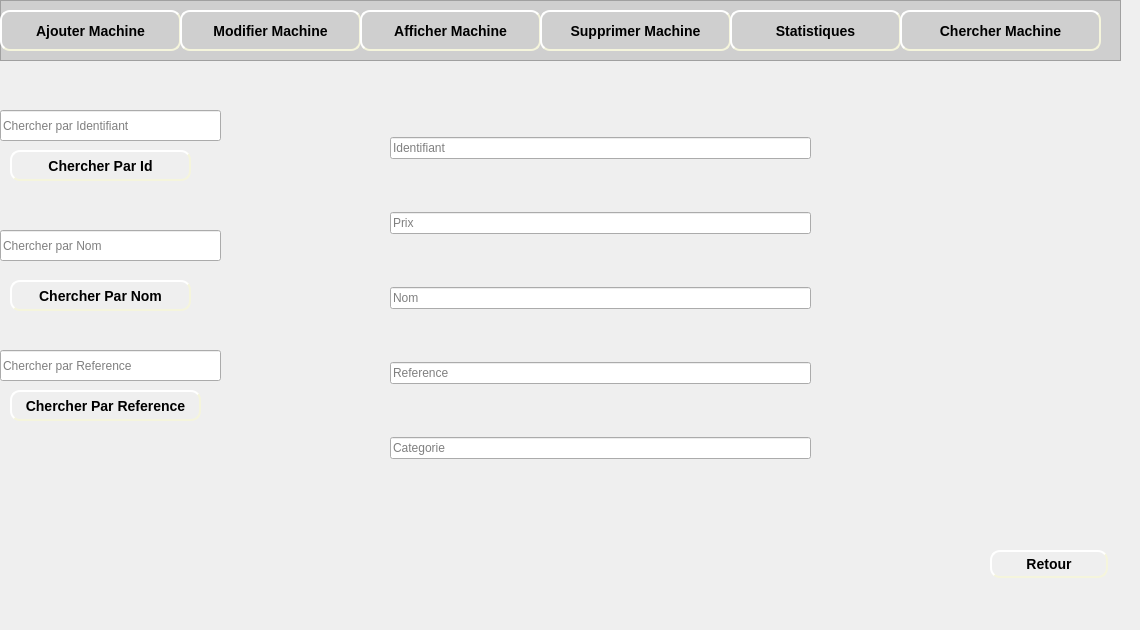
    <widget class="QWidget" name="page_14">
     <widget class="QFrame" name="frame_13">
      <property name="geometry">
       <rect>
        <x>0</x>
        <y>0</y>
        <width>1121</width>
        <height>61</height>
       </rect>
      </property>
      <property name="styleSheet">
       <string notr="true">background-color: rgb(207, 207, 207);</string>
      </property>
      <property name="frameShape">
       <enum>QFrame::StyledPanel</enum>
      </property>
      <property name="frameShadow">
       <enum>QFrame::Raised</enum>
      </property>
      <widget class="QPushButton" name="pushButton_ajouterMachine_8">
       <property name="geometry">
        <rect>
         <x>0</x>
         <y>10</y>
         <width>181</width>
         <height>41</height>
        </rect>
       </property>
       <property name="styleSheet">
        <string notr="true">#pushButton_ajouterMachine_8
{
	background-color: rgb(207, 207, 207);
	border-color: beige;
border-style: outset;
  border-width: 2px;
  border-radius: 10px;
  font: bold 14px;
  min-width: 6em;
  padding: 6px;

}
#pushButton_ajouterMachine_8:hover
{
	border-color: blue;
}</string>
       </property>
       <property name="text">
        <string>Ajouter Machine</string>
       </property>
      </widget>
      <widget class="QLabel" name="label_117">
       <property name="geometry">
        <rect>
         <x>10</x>
         <y>20</y>
         <width>21</width>
         <height>21</height>
        </rect>
       </property>
       <property name="text">
        <string/>
       </property>
       <property name="pixmap">
        <pixmap>../Bouttons/ajouMachine-removebg-preview.png</pixmap>
       </property>
       <property name="scaledContents">
        <bool>true</bool>
       </property>
      </widget>
      <widget class="QPushButton" name="pushButton_modifierMachine_8">
       <property name="geometry">
        <rect>
         <x>180</x>
         <y>10</y>
         <width>181</width>
         <height>41</height>
        </rect>
       </property>
       <property name="styleSheet">
        <string notr="true">#pushButton_modifierMachine_8
{
	background-color: rgb(207, 207, 207);
	border-color: beige;
border-style: outset;
  border-width: 2px;
  border-radius: 10px;
  font: bold 14px;
  min-width: 6em;
  padding: 6px;

}
#pushButton_modifierMachine_8:hover
{
	border-color: blue;
}</string>
       </property>
       <property name="text">
        <string>Modifier Machine</string>
       </property>
      </widget>
      <widget class="QLabel" name="label_118">
       <property name="geometry">
        <rect>
         <x>190</x>
         <y>20</y>
         <width>21</width>
         <height>21</height>
        </rect>
       </property>
       <property name="text">
        <string/>
       </property>
       <property name="pixmap">
        <pixmap>../Bouttons/modifier-removebg-preview.png</pixmap>
       </property>
       <property name="scaledContents">
        <bool>true</bool>
       </property>
      </widget>
      <widget class="QPushButton" name="pushButton_afficherMachine_7">
       <property name="geometry">
        <rect>
         <x>360</x>
         <y>10</y>
         <width>181</width>
         <height>41</height>
        </rect>
       </property>
       <property name="styleSheet">
        <string notr="true">#pushButton_afficherMachine_7
{

	border-color: beige;
border-style: outset;
  border-width: 2px;
  border-radius: 10px;
  font: bold 14px;
  min-width: 6em;
  padding: 6px;

}
#pushButton_afficherMachine_7:hover
{
	border-color: blue;
}</string>
       </property>
       <property name="text">
        <string>Afficher Machine</string>
       </property>
      </widget>
      <widget class="QLabel" name="label_119">
       <property name="geometry">
        <rect>
         <x>370</x>
         <y>20</y>
         <width>21</width>
         <height>21</height>
        </rect>
       </property>
       <property name="text">
        <string/>
       </property>
       <property name="pixmap">
        <pixmap>../Bouttons/afficher-removebg-preview.png</pixmap>
       </property>
       <property name="scaledContents">
        <bool>true</bool>
       </property>
      </widget>
      <widget class="QPushButton" name="pushButton_supprimerMachine_7">
       <property name="geometry">
        <rect>
         <x>540</x>
         <y>10</y>
         <width>191</width>
         <height>41</height>
        </rect>
       </property>
       <property name="styleSheet">
        <string notr="true">#pushButton_supprimerMachine_7
{
	background-color: rgb(207, 207, 207);
	border-color: beige;
border-style: outset;
  border-width: 2px;
  border-radius: 10px;
  font: bold 14px;
  min-width: 6em;
  padding: 6px;

}
#pushButton_supprimerMachine_7:hover
{
	border-color: blue;
}</string>
       </property>
       <property name="text">
        <string>Supprimer Machine</string>
       </property>
      </widget>
      <widget class="QLabel" name="label_120">
       <property name="geometry">
        <rect>
         <x>550</x>
         <y>20</y>
         <width>16</width>
         <height>20</height>
        </rect>
       </property>
       <property name="text">
        <string/>
       </property>
       <property name="pixmap">
        <pixmap>../Bouttons/supprimerMachine-removebg-preview.png</pixmap>
       </property>
       <property name="scaledContents">
        <bool>true</bool>
       </property>
      </widget>
      <widget class="QPushButton" name="pushButton_statistiques_7">
       <property name="geometry">
        <rect>
         <x>730</x>
         <y>10</y>
         <width>171</width>
         <height>41</height>
        </rect>
       </property>
       <property name="styleSheet">
        <string notr="true">#pushButton_statistiques_7
{
	background-color: rgb(207, 207, 207);
	border-color: beige;
border-style: outset;
  border-width: 2px;
  border-radius: 10px;
  font: bold 14px;
  min-width: 6em;
  padding: 6px;

}
#pushButton_statistiques_7:hover
{
	border-color: blue;
}</string>
       </property>
       <property name="text">
        <string>Statistiques</string>
       </property>
      </widget>
      <widget class="QLabel" name="label_121">
       <property name="geometry">
        <rect>
         <x>740</x>
         <y>20</y>
         <width>21</width>
         <height>21</height>
        </rect>
       </property>
       <property name="text">
        <string/>
       </property>
       <property name="pixmap">
        <pixmap>../Bouttons/stat-removebg-preview.png</pixmap>
       </property>
       <property name="scaledContents">
        <bool>true</bool>
       </property>
      </widget>
      <widget class="QPushButton" name="pushButton_chercherMachine_7">
       <property name="geometry">
        <rect>
         <x>900</x>
         <y>10</y>
         <width>201</width>
         <height>41</height>
        </rect>
       </property>
       <property name="styleSheet">
        <string notr="true">#pushButton_chercherMachine_7
{

	border-color: beige;
border-style: outset;
  border-width: 2px;
  border-radius: 10px;
  font: bold 14px;
  min-width: 6em;
  padding: 6px;

}
#pushButton_chercherMachine_7:hover
{
	border-color: blue;
}</string>
       </property>
       <property name="text">
        <string>Chercher Machine</string>
       </property>
      </widget>
      <widget class="QLabel" name="label_122">
       <property name="geometry">
        <rect>
         <x>910</x>
         <y>20</y>
         <width>21</width>
         <height>21</height>
        </rect>
       </property>
       <property name="text">
        <string/>
       </property>
       <property name="pixmap">
        <pixmap>../Bouttons/consulter-removebg-preview.png</pixmap>
       </property>
       <property name="scaledContents">
        <bool>true</bool>
       </property>
      </widget>
     </widget>
     <widget class="QLabel" name="label_123">
      <property name="geometry">
       <rect>
        <x>0</x>
        <y>60</y>
        <width>1131</width>
        <height>561</height>
       </rect>
      </property>
      <property name="text">
       <string/>
      </property>
      <property name="pixmap">
       <pixmap>../Bouttons/fontFinal.jpg</pixmap>
      </property>
     </widget>
     <widget class="QLineEdit" name="lineEdit_chercherNom_2">
      <property name="geometry">
       <rect>
        <x>0</x>
        <y>230</y>
        <width>221</width>
        <height>31</height>
       </rect>
      </property>
      <property name="placeholderText">
       <string>Chercher par Nom</string>
      </property>
     </widget>
     <widget class="QLineEdit" name="lineEdit_chercherID">
      <property name="geometry">
       <rect>
        <x>0</x>
        <y>110</y>
        <width>221</width>
        <height>31</height>
       </rect>
      </property>
      <property name="placeholderText">
       <string>Chercher par Identifiant</string>
      </property>
     </widget>
     <widget class="QLineEdit" name="lineEdit_chercherReference">
      <property name="geometry">
       <rect>
        <x>0</x>
        <y>350</y>
        <width>221</width>
        <height>31</height>
       </rect>
      </property>
      <property name="placeholderText">
       <string>Chercher par Reference</string>
      </property>
     </widget>
     <widget class="QPushButton" name="pushButton_chercherMachine_8">
      <property name="geometry">
       <rect>
        <x>10</x>
        <y>150</y>
        <width>181</width>
        <height>31</height>
       </rect>
      </property>
      <property name="styleSheet">
       <string notr="true">#pushButton_chercherMachine_8
{

	border-color: beige;
border-style: outset;
  border-width: 2px;
  border-radius: 10px;
  font: bold 14px;
  min-width: 6em;
  padding: 6px;

}
#pushButton_chercherMachine_8:hover
{
	border-color: blue;
}</string>
      </property>
      <property name="text">
       <string>Chercher Par Id</string>
      </property>
     </widget>
     <widget class="QWidget" name="verticalLayoutWidget_13">
      <property name="geometry">
       <rect>
        <x>390</x>
        <y>90</y>
        <width>421</width>
        <height>421</height>
       </rect>
      </property>
      <layout class="QVBoxLayout" name="verticalLayout_12">
       <item>
        <widget class="QLineEdit" name="lineEdit_idMachine_3">
         <property name="placeholderText">
          <string>Identifiant</string>
         </property>
        </widget>
       </item>
       <item>
        <widget class="QLineEdit" name="lineEdit_prix_4">
         <property name="placeholderText">
          <string>Prix</string>
         </property>
        </widget>
       </item>
       <item>
        <widget class="QLineEdit" name="lineEdit_nom_8">
         <property name="placeholderText">
          <string>Nom</string>
         </property>
        </widget>
       </item>
       <item>
        <widget class="QLineEdit" name="lineEdit_reference_4">
         <property name="placeholderText">
          <string>Reference</string>
         </property>
        </widget>
       </item>
       <item>
        <widget class="QLineEdit" name="lineEdit_categorie_4">
         <property name="placeholderText">
          <string>Categorie</string>
         </property>
        </widget>
       </item>
      </layout>
     </widget>
     <widget class="QPushButton" name="pushButton_retour_11">
      <property name="geometry">
       <rect>
        <x>990</x>
        <y>550</y>
        <width>118</width>
        <height>28</height>
       </rect>
      </property>
      <property name="styleSheet">
       <string notr="true">#pushButton_retour_11
{
	
	border-color: beige;
border-style: outset;
  border-width: 2px;
  border-radius: 10px;
  font: bold 14px;
  min-width: 6em;
  padding: 6px;

}
#pushButton_retour_11:hover
{
	border-color: blue;
}</string>
      </property>
      <property name="text">
       <string>Retour</string>
      </property>
     </widget>
     <widget class="QLabel" name="label_124">
      <property name="geometry">
       <rect>
        <x>1000</x>
        <y>560</y>
        <width>21</width>
        <height>16</height>
       </rect>
      </property>
      <property name="text">
       <string/>
      </property>
      <property name="pixmap">
       <pixmap>../Bouttons/retour-removebg-preview.png</pixmap>
      </property>
      <property name="scaledContents">
       <bool>true</bool>
      </property>
     </widget>
     <widget class="QPushButton" name="pushButton_chercherMachine_9">
      <property name="geometry">
       <rect>
        <x>10</x>
        <y>280</y>
        <width>181</width>
        <height>31</height>
       </rect>
      </property>
      <property name="styleSheet">
       <string notr="true">#pushButton_chercherMachine_9
{

	border-color: beige;
border-style: outset;
  border-width: 2px;
  border-radius: 10px;
  font: bold 14px;
  min-width: 6em;
  padding: 6px;

}
#pushButton_chercherMachine_9:hover
{
	border-color: blue;
}</string>
      </property>
      <property name="text">
       <string>Chercher Par Nom</string>
      </property>
     </widget>
     <widget class="QPushButton" name="pushButton_chercherMachine_10">
      <property name="geometry">
       <rect>
        <x>10</x>
        <y>390</y>
        <width>191</width>
        <height>31</height>
       </rect>
      </property>
      <property name="styleSheet">
       <string notr="true">#pushButton_chercherMachine_10
{

	border-color: beige;
border-style: outset;
  border-width: 2px;
  border-radius: 10px;
  font: bold 14px;
  min-width: 6em;
  padding: 6px;

}
#pushButton_chercherMachine_10:hover
{
	border-color: blue;
}</string>
      </property>
      <property name="text">
       <string>Chercher Par Reference</string>
      </property>
     </widget>
    </widget>
